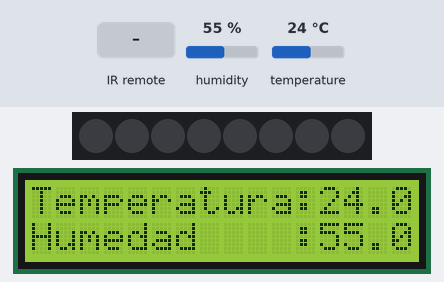
This sketch was run on a simulated ESP8266 (NodeMCU). On the bench: 8 RGB LEDs in strip order, left to right, 16×2 character LCD. The test bench sets the inputs (shaded band); at power-on: humidity 55 %, temperature 24 °C. Dim RGB values are drawn brighter than linear; what the sketch prints to the serial monitor is not drawn.

Above: at 3.2 s.
3.3 s: infrared code 0xFF30CF received
At 3.4 s:
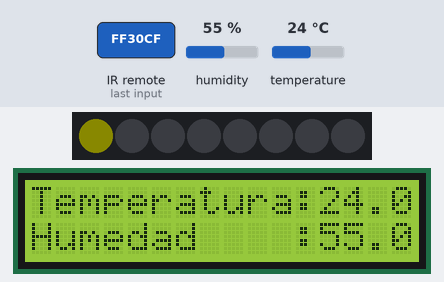
5.7 s: infrared code 0xFF6897 received
At 8.6 s:
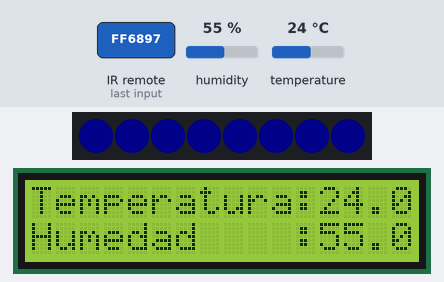
8.7 s: infrared code 0xFF30CF received
At 9.01 s:
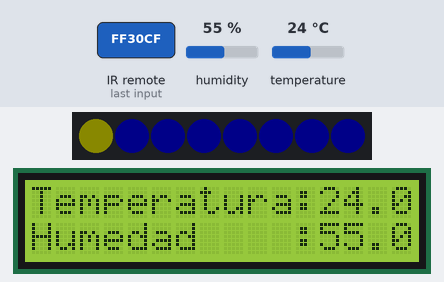
Timing chart, 0 to 14.8 s (numbered marks = the images above; inputs shaded):
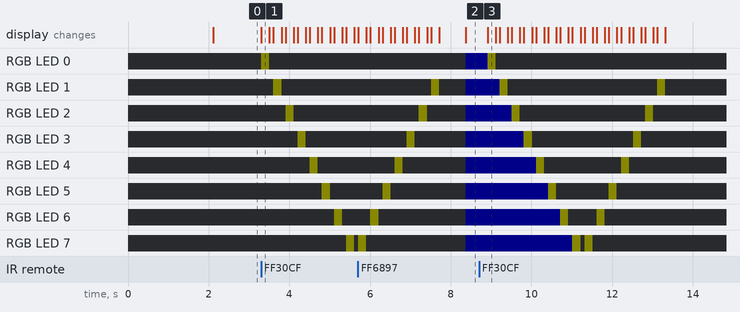

The sketch:

FinalProgramSensor_v1_OBS.ino
```cpp
#include <DHTesp.h>
#include <Wire.h>
#include <LiquidCrystal_I2C.h>
#include <Arduino.h>
#include <IRremoteESP8266.h>
#include <IRrecv.h>
#include <IRutils.h>
#include "Freenove_WS2812_Lib_for_ESP32.h"

#define SDA 13                    //Define SDA pins for LCD
#define SCL 14

#define LEDS_COUNT  8             //Define RGB8
#define LEDS_PIN	  2
#define CHANNEL		  0

DHTesp dht;                       // create dht object
LiquidCrystal_I2C lcd(0x27,16,2); // initialize the LCD
int dhtPin = 5;                  // the number of the DHT11 sensor pin

const uint16_t recvPin = 15;  // Infrared receiving pin
IRrecv irrecv(recvPin);       // Create a class object used to receive class
decode_results results;       // Create a decoding results class object

Freenove_ESP32_WS2812 strip = Freenove_ESP32_WS2812(LEDS_COUNT, LEDS_PIN, CHANNEL, TYPE_GRB);
const int RedColor = 0, YellowColor = 1, BlueColor = 2;
int m_color[5][3] = { {255, 0, 0}, {255, 255, 0}, {0, 0, 255}, {255, 255, 255}, {0, 0, 0} };
int delayval = 100; //Change delay of RGB8


const int PIN_RES_IN = 4;
int weightVal, mapWeightVal = map(weightVal, 0, 1023, 0, 100);

void inicioRGB(int j = 4){
  //Inicio del led en un solo color
  for (int i = 0; i < LEDS_COUNT; i++){
    strip.setLedColorData(i, m_color[j][1], m_color[j][1], m_color[j][2]);// Set color data.
		strip.show();
  }
}

void inicioRGB_AL(int j, int ROT = 1){    //Inicio del led en modo rotación
  do{
    for (int i = 0; i < LEDS_COUNT; i++){
      strip.setLedColorData(i, m_color[j][1], m_color[j][1], m_color[j][2]);// Set color data.
      strip.show();
      delay(delayval*2);
      strip.setLedColorData(i, m_color[4][1], m_color[4][1], m_color[4][2]);// Set color data.
      strip.show();
      delay(delayval);
    }

    for (int i = LEDS_COUNT-1; i > 0; i--){
      strip.setLedColorData(i, m_color[j][1], m_color[j][1], m_color[j][2]);// Set color data.
      strip.show();
      delay(delayval*2);
      strip.setLedColorData(i, m_color[4][1], m_color[4][1], m_color[4][2]);// Set color data.
      strip.show();
      delay(delayval);
    }

    ROT--;
  }while(ROT > 1);
}

bool i2CAddrTest(uint8_t addr) {
  Wire.begin();
  Wire.beginTransmission(addr);
  if (Wire.endTransmission() == 0) {
    return true;
  }
  return false;
}

bool TempHumidityCH(){
  float Hum = dht.getHumidity();
  float Tem = dht.getTemperature();
  if(Hum > 90 || Tem > 50){
    return true;
  }else{
    return false;
  }
}

bool WeightCH(){
  weightVal = analogRead(PIN_RES_IN);                 // La Resistencia es igual a la lectura del sensor, funcionamiento 100g - 10kg
  //mapWeightVal = map(weightVal, 200, 3500, 0, 100);     // Cambiar el rango de la lectura para 220ohm
  mapWeightVal = map(weightVal, 2400, 4100, 0, 1000);      // Cambiar el rango de la lectura para 10Kohm
  if(mapWeightVal > 90){
    return true;
  }
  return false;
}

bool checkSensors(){
  if(TempHumidityCH() || WeightCH()){
  return 1;
  }
  return 0;

}

//FUNCTIONS LCD
void TempHumidity(){
  // read DHT11 data and save it
  flag:TempAndHumidity DHT = dht.getTempAndHumidity();
  if (dht.getStatus() != 0) {       //Determine if the read is successful, and if it fails, go back to flag and re-read the data
    goto flag;
  }
  lcd.setCursor(0, 0);              //set the cursor to column 0, line 0
  lcd.print("Temperatura:");
  lcd.print(DHT.temperature);
  lcd.setCursor(0, 1);              //set the cursor to column 0, line 1
  lcd.print("Humedad    :");
  lcd.print(DHT.humidity);
  //delay(2000);

}
//FUNCTIONS infrared
void controller(unsigned long value){
  switch (value) {
    case 0xFF6897: // Receive the number '0'
    //case 1: MODE NORMAL --> blue = 2, white = Estab
    if(!checkSensors()){
      inicioRGB(BlueColor);
    }
    break;

    case 0xFF30CF: // Receive the number '1'
    //case 1: alarma de incendios
    do{
      Serial.print("Código LEAF: aviso a emergencias \n_ALARMA DE INCENDIOS_\n");
      inicioRGB_AL(1, 2); //yellow = 1, rotation = 2
    }while(0); // Compara el pin que recibe del arduino
    break;

    case 0xFF18E7: // Receive the number '2'
    //case 2: seguridad comprometida
    Serial.print("Código ROJO: aviso a seguridad \n_SEGURIDAD COMPROMETIDA_\n");
    inicioRGB();
    inicioRGB_AL(0); //rojo = 0
    break;

    case 0xFF7A85: // Receive the number '3'
    //case 3
    Serial.print("Estás en el case 3!\n");
    break;
  }
  delay(500);
}


void setup() {
  Serial.begin(115200);
  irrecv.enableIRIn();        // Start the receiver infrared
  strip.begin();
	strip.setBrightness(10);

  Wire.begin(SDA, SCL);           // attach the IIC pin LCD
  if (!i2CAddrTest(0x27)) {
    lcd = LiquidCrystal_I2C(0x3F, 16, 2);
  }
  lcd.init();                     // LCD driver initialization
  lcd.backlight();                // Open the backlight
  dht.setup(dhtPin, DHTesp::DHT11); //attach the dht pin and initialize it
  delay(2000);
}

void loop() {
  TempHumidity();
  if (irrecv.decode(&results)) {          // Waiting for decoding
    serialPrintUint64(results.value, HEX);// Print out the decoded results
    Serial.println("");
    controller(results.value);
    irrecv.resume();                      // Release the IRremote. Receive the next value
  }
}
```

Measured:
- after the input at 3.3 s, RGB LED 0: off → RGB(10, 10, 0) at once, → off 0.20 s later; RGB LED 1: off → RGB(10, 10, 0) after 0.30 s, → off 0.20 s later; RGB LED 2: off → RGB(10, 10, 0) after 0.61 s, → off 0.20 s later; RGB LED 3: off → RGB(10, 10, 0) after 0.91 s, → off 0.20 s later; RGB LED 4: off → RGB(10, 10, 0) after 1.2 s, → off 0.20 s later
- after the input at 8.7 s, RGB LED 0: RGB(0, 0, 10) → RGB(10, 10, 0) after 0.21 s, → off 0.20 s later; RGB LED 1: alternates RGB(10, 10, 0) for 0.20 s and off for 3.7 s, starting after 0.51 s
